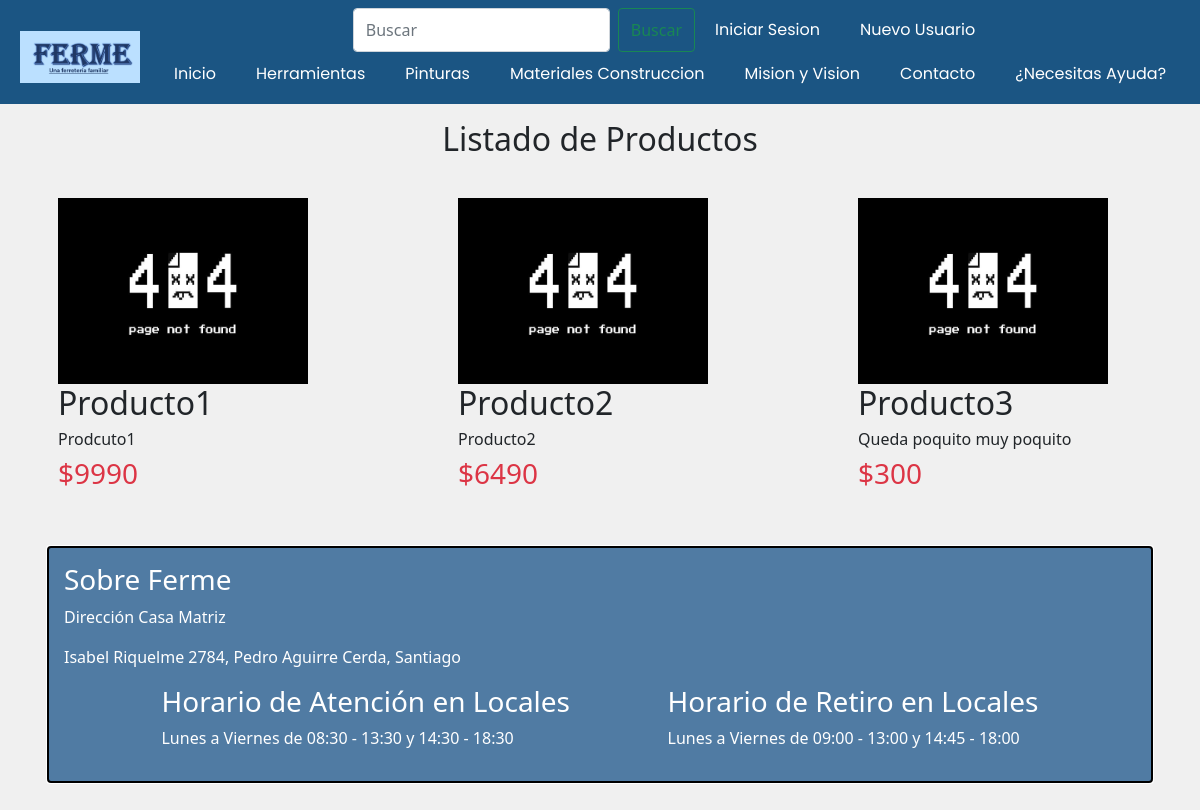
/buscar/, run on an earlier commit of the app's database.
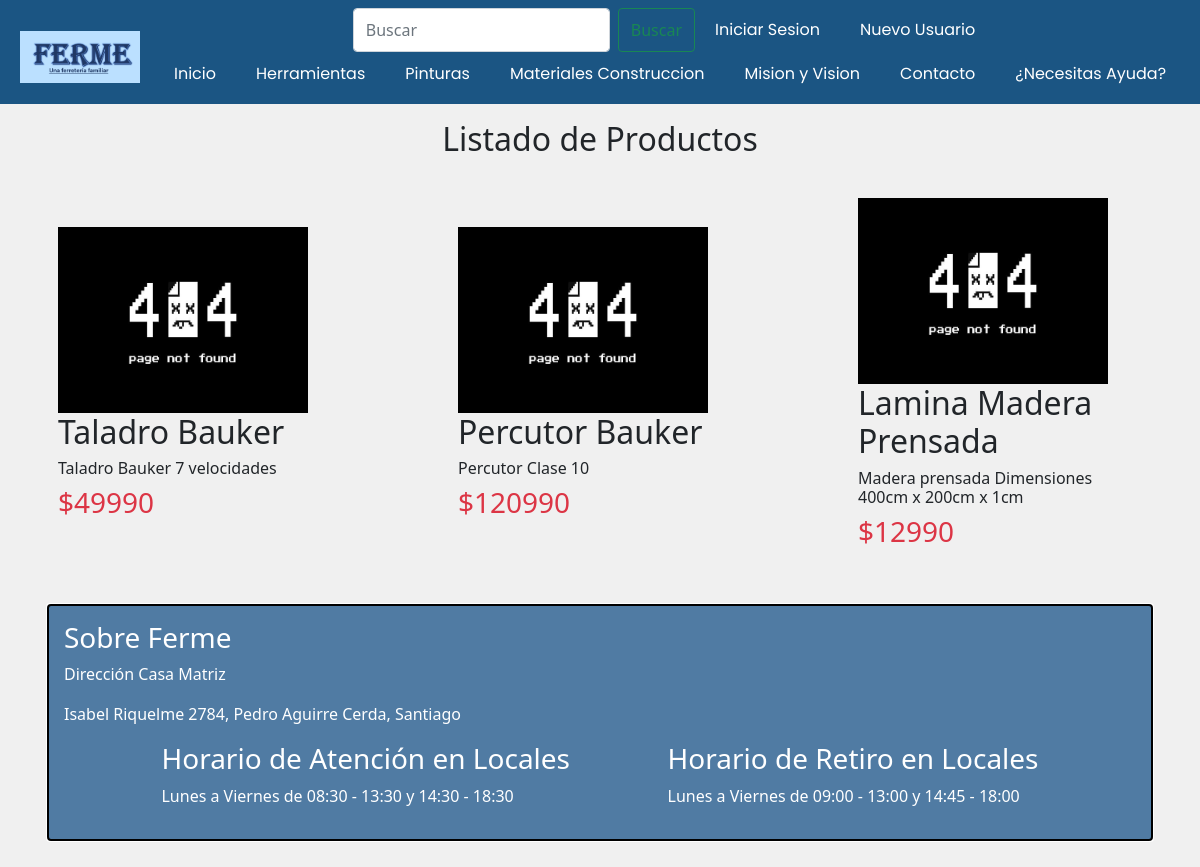
And on a later commit of the database.
### WebPage/models.py (models this page shows, shortened)
class Producto(models.Model):
    idProducto = models.CharField(max_length = 17, primary_key = True)
    nombre = models.CharField(max_length = 30)
    descripcion = models.CharField(max_length = 200)
    precio = models.IntegerField()
    stock = models.IntegerField()
    stockCrit = models.IntegerField()
    imagen = models.ImageField(upload_to='productos', default='not_found.jpg')
    fVenc = models.DateField(auto_now=False, auto_now_add=False, null=True)
    idFamProducto = models.ForeignKey(FamiliaProducto, on_delete=models.CASCADE)
    idTipoProducto = models.ForeignKey(TipoProducto, on_delete=models.CASCADE)
    idProveedor = models.ForeignKey(Proveedor, on_delete=models.CASCADE)

### WebPage/views.py (the view)
# urls.py: path('buscar/', ResultadosBusqueda.as_view(), name='BUSCAR'),
class ResultadosBusqueda(ListView):
    model = Producto
    template_name = 'resultados.html'
    context_object_name = 'productos'
    def get_queryset(self): # Busqueda
        q = self.request.GET.get('q')
        lista = Producto.objects.all()
        if q:
            lista = Producto.objects.filter(Q(nombre__icontains =q) | Q(descripcion__icontains=q))
        return lista

### WebPage/templates/resultados.html (shortened to what this page needs)
{% extends "Template.html" %}
{% load static %}
{% block estilos %}
    <link rel="stylesheet" href="{% static 'css/index.css' %}">
{% endblock estilos %}
{% block contenido %}
<h2 class="text-center mt-3">Listado de Productos</h2>
<br>
<div class="d-flex flex-wrap col-12 row justify-content-around align-items-center">
{% for item in object_list %}
        <div class="col-3 ms-3">
            <div>
                <a href="/item/{{item.idProducto}}">
                    <div class="col-5" style="height: fit-content; width: fit-content;">
                        <img src={{item.imagen.url}}  class="img-fluid"  width="250px" height="250px">
                    </div>
                </a>
                <h2>{{item.nombre}}</h2>
                <div>
                    <h6 >{{item.descripcion}}</h6>
                </div>
                <h3 class="text-danger">${{item.precio}}</h3>
            </div>
        </div>
{%endfor%}
</div>
{% endblock contenido%}

### WebPage/templates/Template.html (shortened to what this page needs)
{% load static %}
<!DOCTYPE html>
<html lang="es">
<head>
    <link rel="stylesheet" href="{% static 'css/template.css' %}">
    {% block estilos %}
    {% endblock estilos %}
    <link href="https://cdn.jsdelivr.net/npm/bootstrap@5.0.0-beta3/dist/css/bootstrap.min.css" rel="stylesheet">
</head>
<body style="background:#f0f0f0;">
    <nav class="navbar m-0 navbar-expand-lg navbar-light" id="navbarPage">
            <img style=" margin-left:20px;  margin-top:10px; "  src="{% static 'images/logo2.png'%}" alt="" width="10%" height="10%">
        <div class="collapse navbar-collapse flex-lg-column " id="navbarSupportedContent">
            <ul class="nav navbar-nav d-flex">
                <form class="d-flex" method="GET" action="{% url 'BUSCAR' %}">
                    <input class="form-control mx-2" name="q" type="search" placeholder="Buscar" aria-label="Buscar">
                    <button class="btn btn-outline-success" type="submit">Buscar</button>
                </form>
                {% if user.is_authenticated %}
                    <li><a class="nav-item nav-link me-auto" id="a-nav" href="">Bienvenido: {{user.first_name}}</a></li>
                    {% if user.groups.all.0.name != "Cliente" %}
                    <li class ="nav-item dropdown">
                        <a class="nav-link dropdown-toggle me-auto" id="navbarDropdownMenuLink" href="" role="button"
                        data-bs-toggle="dropdown" aria-expanded="false" style= "color:white">Acciones</a>
                        <ul class="dropdown-menu" aria-labelledby="navbarDropdownMenuLink">
                            {% if user.groups.all.0.name == "Proveedor" %}
                                <li><a class="dropdown-item" href="{% url 'LISTORDENCOMPRA' %}">Ver Orden Compra</a></li>
                            {% endif %}
                            {% if user.groups.all.0.name == "Vendedor" %}
                                <li><a class="dropdown-item" href="{% url 'REGP' %}">Registro Producto</a></li>
                                <li><a class="dropdown-item" href="{% url 'REGPROV' %}">Registro Proveedor</a></li>
                                <li><a class="dropdown-item" id="a-nav" href="{% url 'LISTABOLETA' %}">Ver Boletas</a></li>
                                <li><a class="dropdown-item" id="a-nav" href="{% url 'LISTAFACTURA' %}">Ver Facturas</a></li>
                            {% endif %}
                            {% if user.groups.all.0.name == "Empleado" %}
                                <li><a class="dropdown-item" id="a-nav" href="{% url 'REGP' %}">Registro Producto</a></li>
                                <li><a class="dropdown-item" id="a-nav" href="{% url 'REGPROV' %}">Registro Proveedor</a></li>
                                <li><a class="dropdown-item" id="a-nav" href="{% url 'ORDENCOMPRA' %}">Orden de Compra</a></li>
                                <li><a class="dropdown-item" id="a-nav" href="{% url 'LISTORDENCOMPRA' %}">Ver Orden Compra</a></li>
                            {% endif %}
                            {% if user.is_superuser or user.is_staff %}
                                <li><a class="dropdown-item" id="a-nav" href="{% url 'admin:index' %}">Administrador</a></li>
                                <li><a class="dropdown-item" id="a-nav" href="{% url 'REGP' %}">Registro Producto</a></li>
                                <li><a class="dropdown-item" id="a-nav" href="{% url 'REGPROV' %}">Registro Proveedor</a></li>
                                <li><a class="dropdown-item" id="a-nav" href="{% url 'ORDENCOMPRA' %}">Orden de Compra</a></li>
                                <li><a class="dropdown-item" id="a-nav" href="{% url 'LISTORDENCOMPRA' %}">Ver Orden Compra</a></li>
                                <li><a class="dropdown-item" id="a-nav" href="{% url 'LISTABOLETA' %}">Ver Boletas</a></li>
                                <li><a class="dropdown-item" id="a-nav" href="{% url 'LISTAFACTURA' %}">Ver Facturas</a></li>
                            {% endif %}
                        </ul>
                    </li>
                    {% endif %}
                    {% if user.groups.all.0.name == "Cliente" %}
                    <li class="nav-item">
                        <a class="nav-link text-white" href="{% url 'cart' %}"><img src="{% static 'images/cart.svg'%}"> </img>(<span class="cart-list">{{request.session.cartdata|length}}</span>)</a>
                    </li>
                    {% endif %}
                    <li><a class="nav-item nav-link me-auto" id="a-nav" href="{% url 'LOGOUT' %}"> Cerrar Sesion </a></li>
                {% else %}
                    <li><a class="nav-item nav-link" id="a-nav" href="{% url 'LOGIN' %}"> Iniciar Sesion </a></li>
                    <li><a class="nav-item nav-link" id="a-nav" href="{% url 'SIGNUP' %}">Nuevo Usuario</a></li>
                {% endif %}
            </ul>
            <ul class="nav navbar-nav mr-auto d-flex align-items-center">
                <li><a class="nav-item nav-link" id="a-nav" href="{%url 'INDEX'%}">Inicio</a></li>
                <li><a class="nav-item nav-link" id="a-nav" href="{%url 'HERRAMIENTAS'%}">Herramientas</a></li>
                <li><a class="nav-item nav-link" id="a-nav" href="{%url 'PINTURAS'%}">Pinturas</a></li>
                <li><a class="nav-item nav-link" id="a-nav" href="{%url 'MATERIALES'%}">Materiales Construccion</a></li>
                <li><a class="nav-item nav-link" id="a-nav" href="{%url 'MISIONYVISION'%}">Mision y Vision</a></li>
                <li><a class="nav-item nav-link" id="a-nav" href="{%url 'CONTACTO'%}">Contacto</a></li>
                <li><a class="nav-item nav-link" id="a-nav" href="{%url 'AYUDA'%}">¿Necesitas Ayuda?</a></li>
            </ul>
        </div>
    </nav>
    {% block contenido %}
    {% endblock contenido %}
    <footer class="p-5">
        <div class="container-fluid text-white text-left p-3 w-80" style="outline: 5px auto black; background:#507ba3;">
            <h3>Sobre Ferme</h3>
            <p>Dirección Casa Matriz</p>
            <p>Isabel Riquelme 2784, Pedro Aguirre Cerda, Santiago </p>
            <div class = "d-flex justify-content-evenly ">
                <div class= "d-flex flex-column">
                    <h3> Horario de Atención en Locales </h3>
                    <p>Lunes a Viernes de 08:30 - 13:30 y 14:30 - 18:30</p>
                </div>
                <div class= "d-flex flex-column">
                    <h3> Horario de Retiro en Locales </h3>
                    <p>Lunes a Viernes de 09:00 - 13:00 y 14:45 - 18:00</p>
                </div>
            </div>
        </div>
    </footer>
</body>
</html>

### WebPage/static/css/template.css (style rules this page uses)
* { margin: 0px; padding: 0px; box-sizing: border-box; list-style: none; }
@media screen and (min-width:1025px) { #navbarPage { background: #1b5583; top: 0; } }
@media screen and (min-width:1025px) { .navbar-collapse #a-nav { color:white; text-align: center; padding: 10px 20px; text-decoration: none; list-style: none; font-family: "Poppins"; } }

What changed in the data, as far as the page shows it:
removed Producto: imagen (picture), nombre "Producto1", descripcion "Prodcuto1", precio "9990"
removed Producto: imagen (picture), nombre "Producto2", descripcion "Producto2", precio "6490"
removed Producto: imagen (picture), nombre "Producto3", descripcion "Queda poquito muy poquito", precio "300"
added Producto: imagen (picture), nombre "Taladro Bauker", descripcion "Taladro Bauker 7 velocidades", precio "49990"
added Producto: imagen (picture), nombre "Percutor Bauker", descripcion "Percutor Clase 10", precio "120990"
added Producto: imagen (picture), nombre "Lamina Madera Prensada", descripcion "Madera prensada Dimensiones 400cm x 200cm x 1cm", precio "12990"
